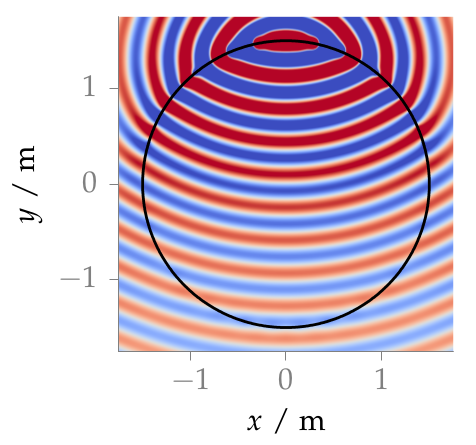

Source code (gnuplot):
#!/usr/bin/gnuplot
#
# FIGURE 2.8: Sound pressure for a monochromatic point source synthesized by
# 2.5D NFC-HOA (2.50). Parameters: x_s = (0, 2.5, 0) m, x_ref = (0, 0, 0),
# f = 1 kHz.
#
# AUTHOR:   Hagen Wierstorf
# SOFTWARE: gnuplot 5.0 patchlevel 3

reset
set macros
set loadpath '../../gnuplot' 'data'

load 'latex.cfg'
load 'border.cfg'
load 'moreland.pal'
load 'array.cfg'

set terminal epslatex size 5cm,5cm color colortext @footnotesize
set output 'fig2_08.tex'

unset key
set size ratio -1

set xrange [-1.75:1.75]
set yrange [-1.75:1.75]
set cbrange [-1:1]
set tics scale 0.75 out nomirror
set xtics 1 offset 0,0.5
set ytics 1 offset 0.5,0
set xlabel '$x$ / m' offset 0,1
set ylabel '$y$ / m' offset 1.5,0
unset colorbox

set bmargin 1

plot 'sound_field_nfchoa_ps_f1000Hz_nls64.dat' binary matrix with image,\
     'array.txt' @array_active w l

call 'plot.plt' 'fig2_08'
